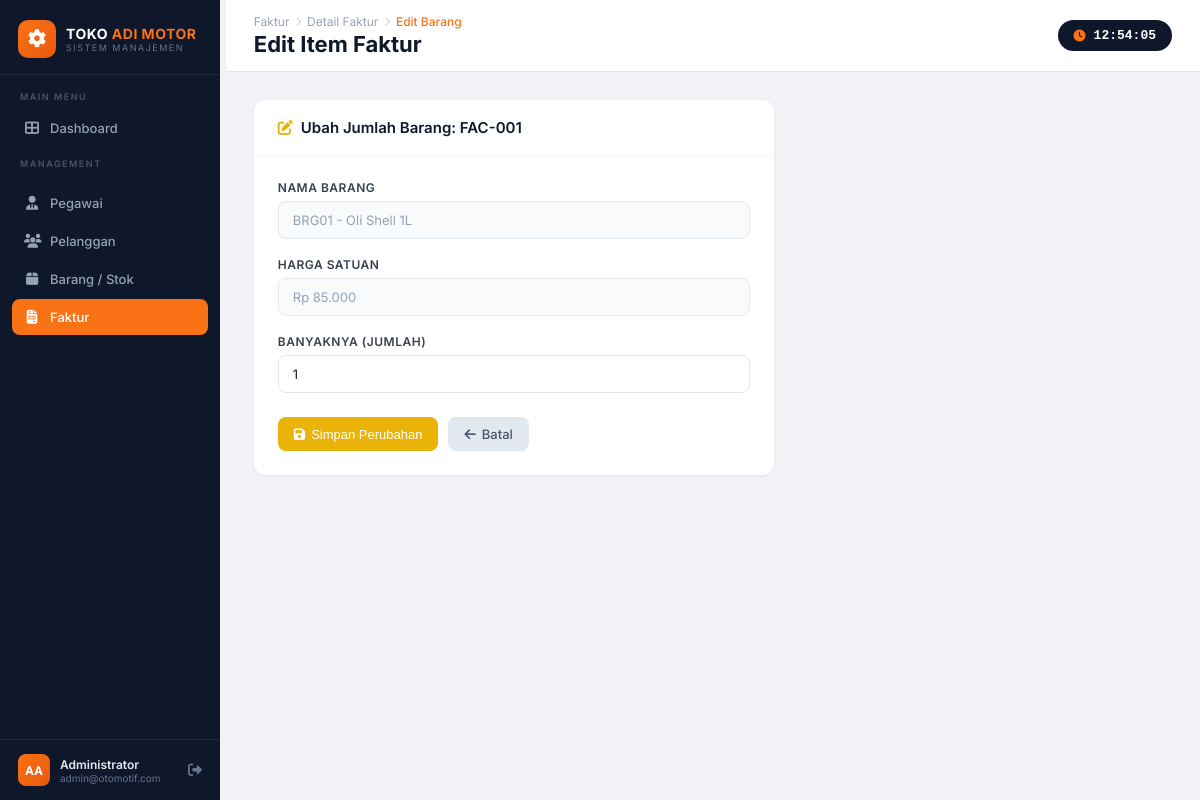
/faktur/fakturdetailubah.php?NoFaktur=FAC-001&KodeBarang=BRG01, run on the app's committed database.
### tables this page shows
CREATE TABLE `detail_faktur` (
  `NoFaktur` varchar(15) NOT NULL,
  `KodeBarang` varchar(10) NOT NULL,
  `JumlahBarang` int(11) NOT NULL,
  `HargaJumlah` int(11) NOT NULL
);

CREATE TABLE `barang` (
  `KodeBarang` varchar(10) NOT NULL,
  `NamaBarang` varchar(100) NOT NULL,
  `HargaSatuan` int(11) NOT NULL
);

### faktur/fakturdetailubah.php (the view, shortened to what this page needs)
<?php
include '../config/koneksi.php';
$NoFaktur = mysqli_real_escape_string($conn, $_GET['NoFaktur']);
$KodeBarang = mysqli_real_escape_string($conn, $_GET['KodeBarang']);
$qDetail = mysqli_query($conn, "SELECT detail_faktur.*, barang.NamaBarang, barang.HargaSatuan
                                FROM detail_faktur
                                JOIN barang ON detail_faktur.KodeBarang = barang.KodeBarang
                                WHERE detail_faktur.NoFaktur='$NoFaktur' AND detail_faktur.KodeBarang='$KodeBarang'");
$data = mysqli_fetch_array($qDetail);
?>
<?php include '../config/sidebar.php'; ?>
<div class="topbar">
    <div>
        <div class="topbar-breadcrumb">
            <span class="bc-app">Faktur</span>
            <span class="bc-sep"><i class="fas fa-chevron-right" style="font-size:9px"></i></span>
            <span class="bc-app">Detail Faktur</span>
            <span class="bc-sep"><i class="fas fa-chevron-right" style="font-size:9px"></i></span>
            <span class="bc-current">Edit Barang</span>
        </div>
        <div class="topbar-title">Edit Item Faktur</div>
    </div>
    <div class="topbar-clock"><i class="fas fa-clock"></i><span id="live-clock">00:00:00</span></div>
</div>
<div class="page-body">
    <div class="card" style="max-width:520px;">
        <div class="card-header">
            <span class="card-title"><i class="fas fa-edit" style="color:#eab308;margin-right:8px;"></i>Ubah Jumlah Barang: <?php echo $NoFaktur; ?></span>
        </div>
        <div style="padding:24px;">
            <form action="" method="post">
                <div class="form-group">
                    <label class="form-label">Nama Barang</label>
                    <input type="text" class="form-control" value="<?php echo $data['KodeBarang'] . ' - ' . $data['NamaBarang']; ?>" readonly style="background:#f8fafc;color:#94a3b8;">
                </div>
                <div class="form-group">
                    <label class="form-label">Harga Satuan</label>
                    <input type="text" class="form-control" value="Rp <?php echo number_format($data['HargaSatuan'],0,',','.'); ?>" readonly style="background:#f8fafc;color:#94a3b8;">
                </div>
                <div class="form-group">
                    <label class="form-label">Banyaknya (Jumlah)</label>
                    <input type="number" name="JumlahBarang" class="form-control" value="<?php echo $data['JumlahBarang']; ?>" min="1" required>
                </div>
                <div class="form-actions">
                    <button type="submit" name="proses" class="btn btn-warning" style="background: #eab308; border-color: #eab308; color: white;"><i class="fas fa-save"></i> Simpan Perubahan</button>
                    <a href="fakturdetaillihat.php?NoFaktur=<?php echo $NoFaktur; ?>" class="btn btn-secondary"><i class="fas fa-arrow-left"></i> Batal</a>
                </div>
            </form>
        </div>
    </div>
</div>
</div>
</body>
</html>

### config/sidebar.php (style rules this page uses)
* { margin: 0; padding: 0; box-sizing: border-box; }
body { font-family: 'Inter', sans-serif; background: #f0f2f5; display: flex; min-height: 100vh; color: #333; }
.topbar { background: #fff; padding: 14px 28px; display: flex; align-items: center; justify-content: space-between; border-bottom: 1px solid #e2e8f0; position: sticky; top: 0; z-index: 50; }
.topbar-breadcrumb { display: flex; align-items: center; gap: 6px; }
.topbar-breadcrumb .bc-app { color: #94a3b8; font-size: 12px; }
.topbar-breadcrumb .bc-sep { color: #cbd5e1; font-size: 12px; }
.topbar-breadcrumb .bc-current { color: #f97316; font-size: 12px; font-weight: 500; }
.topbar-title { font-size: 22px; font-weight: 700; color: #0f172a; margin-top: 2px; }
.topbar-clock { background: #0f172a; color: #fff; padding: 8px 16px; border-radius: 20px; font-size: 13px; font-weight: 600; font-family: monospace; display: flex; align-items: center; gap: 8px; }
.topbar-clock i { color: #f97316; font-size: 12px; }
.page-body { padding: 28px; flex: 1; }
.card { background: #fff; border-radius: 12px; box-shadow: 0 1px 3px rgba(0,0,0,.06); overflow: hidden; }
.card-header { padding: 18px 24px; border-bottom: 1px solid #f1f5f9; display: flex; align-items: center; justify-content: space-between; }
.card-title { font-size: 15px; font-weight: 600; color: #0f172a; }
.btn { display: inline-flex; align-items: center; gap: 6px; padding: 9px 16px; border-radius: 8px; font-size: 13px; font-weight: 500; text-decoration: none; border: none; cursor: pointer; transition: all 0.2s; }
.btn-secondary { background: #e2e8f0; color: #475569; }
.btn-warning { background: #fef3c7; color: #d97706; }
.form-group { margin-bottom: 18px; }
.form-label { display: block; font-size: 12px; font-weight: 600; color: #374151; margin-bottom: 6px; text-transform: uppercase; letter-spacing: 0.5px; }
.form-control { width: 100%; padding: 10px 14px; border: 1.5px solid #e2e8f0; border-radius: 8px; font-size: 13px; color: #0f172a; font-family: 'Inter', sans-serif; transition: border-color 0.2s, box-shadow 0.2s; background: #fff; }
.form-actions { display: flex; gap: 10px; margin-top: 24px; }

### data on the page
detail_faktur: KodeBarang.NamaBarang "BRG01 - Oli Shell 1L", KodeBarang.HargaSatuan "Rp 85.000", JumlahBarang "1"

### other printed values
$NoFaktur "FAC-001"
